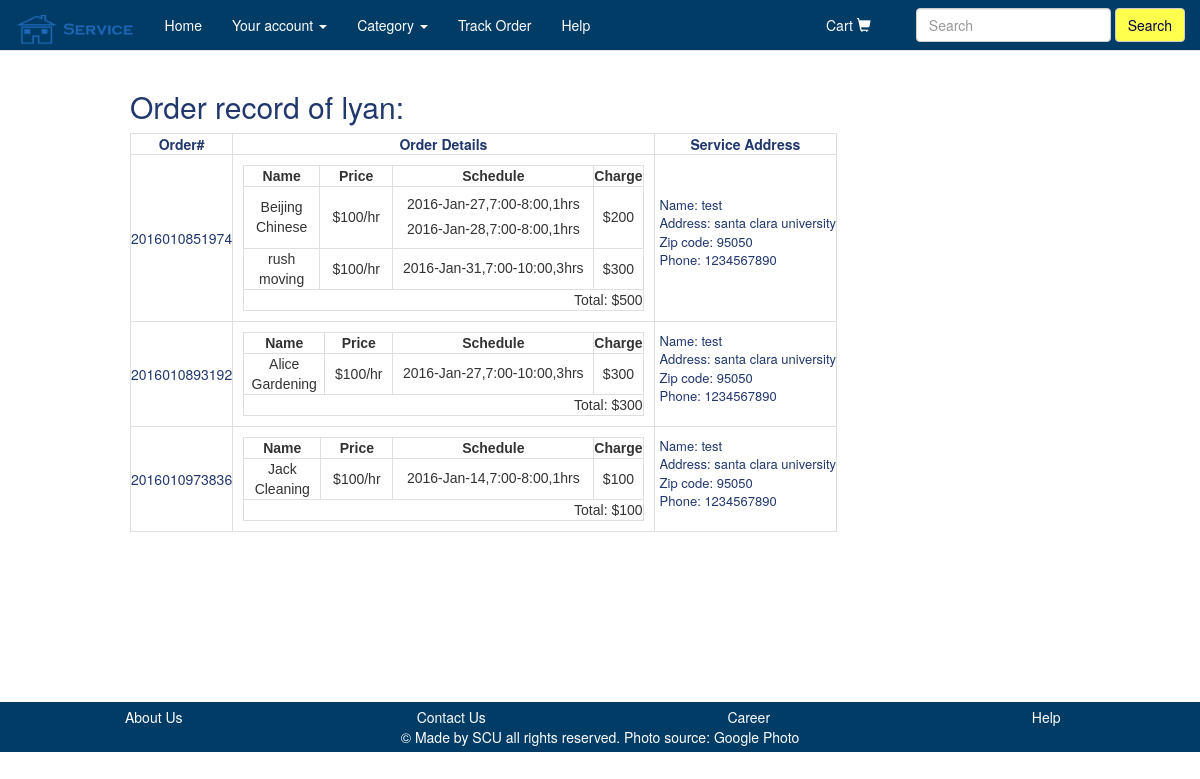
The app's page /trackorder.php?username=lyan with its own data.
### tables this page shows
CREATE TABLE `trackorder` (
  `orderid` varchar(32) NOT NULL,
  `orderinfo` varchar(1024) NOT NULL,
  `total` varchar(10) DEFAULT NULL,
  `name` varchar(256) NOT NULL,
  `address` varchar(256) NOT NULL,
  `zipcode` varchar(10) NOT NULL,
  `tel` varchar(20) NOT NULL,
  `payment` varchar(20) NOT NULL,
  `username` varchar(100) DEFAULT NULL
);

### trackorder.php (the view, shortened to what this page needs)
<?php
    include 'header.php';
    require 'connection.php';
?>
<?php
    if ($_GET["username"]) {
      $param = $_GET["username"];
      $sql = "SELECT * FROM trackorder where username ='".$param."'";
      $result = $mysqli->query($sql);
    }
?>
<main class="main">
  <div class="container" id="profile">
    <div id="searchdiv" >
        <?php
            if ($param){
        ?>
              <h2>Order record of <?= $param ?>:</h2>
              <table class="receiptTableOuter" border="1">
                <tr>
                  <th>Order#</th>
                  <th>Order Details</th>
                  <th>Service Address</th>
                </tr>
           <?php
              while(list($orderid, $orderinfo, $total, $name, $address, $zipcode, $tel, $payment) = $result->fetch_row()) {
                 $orders=explode(";", $orderinfo);
           ?>
               <tr>
                  <td><?=$orderid?></td>
                  <td>
                     <table class="receiptTable" border="1">
                        <tr>
                           <th>Name</th>
                           <th>Price</th>
                           <th>Schedule</th>
                           <th>Charge</th>
                        </tr>
                      <?php
                         foreach ($orders as $order){
                      ?>
                            <tr>
                                <?php
                                  if ($order){
                                      $details=explode("*", $order);
                                ?>
                                      <td><?=$details[0]?></td>
                                      <td>$<?=$details[1]?>/hr</td>
                                      <td><div id="receiptInfo">
                                      <?php
                                         $rows=explode("|", $details[3]);
                                         foreach ($rows as $row) {
                                      ?>
                                         <h5><?=$row?></h5>
                                      <?php
                                         }
                                      ?>
                                      </div></td>
                                      <td>$<?=$details[2]?></td>
                                <?php
                                  }
                                ?>
                            </tr>
                      <?php
                         }
                      ?>
                        <tr><td colspan="4" class="ckbutton">Total: $<?=$total?></td></tr>
                     </table>
                 </td>
                   <td>
                       <p class="shipAddr">
                         Name: <?=$name?> </br>
                         Address: <?=$address?> </br>
                         Zip code: <?=$zipcode?> </br>
                         Phone: <?=$tel?> </br>
                       </p>
                   </td>
               </tr>
           <?php
              }
           ?>
              </table>
        <?php
        }
        ?>
    </div>
  </div>
</main>
<?php
    include 'footer.php';
?>

### main.css (style rules this page uses)
body { color: #49494a; }
#profile { margin-top: 70px; margin-bottom: 60px; }
#searchdiv { padding-left: 100px; padding-right: 150px; margin-bottom: 110px; }
#searchdiv ,#helpdiv h1 { color: #20386E; }
.ckbutton { text-align: right; }
.carttable td, tr { border: 1px solid #dfdfdf; border-collapse: collapse; width: 30%; }
div#receiptInfo { width: 200px; }
p.shipAddr { padding-left: 5px; font-size: 13px; }
.receiptTableOuter th { text-align: center; }
.receiptTable { text-align: center; border-collapse: collapse; margin: 10px; font-family: "arial"; font-size: 14px; color: #333; }
.receiptTable th { text-align: center; }
.receiptTable td, tr { border: 1px solid #dfdfdf; border-collapse: collapse; width: 30%; }

### records on screen
trackorder: orderid "2016010851974", orderinfo "Beijing Chinese", orderinfo "100", orderinfo "2016-Jan-27,7:00-8:00,1hrs", orderinfo "2016-Jan-28,7:00-8:00,1hrs", orderinfo "200", orderinfo "rush moving", orderinfo "2016-Jan-31,7:00-10:00,3hrs", orderinfo "300", total "500", name "test", address "santa clara university", zipcode "95050", tel "1234567890"
trackorder: orderid "2016010893192", orderinfo "Alice Gardening", orderinfo "100", orderinfo "2016-Jan-27,7:00-10:00,3hrs", orderinfo "300", total "300", name "test", address "santa clara university", zipcode "95050", tel "1234567890"
trackorder: orderid "2016010973836", orderinfo "Jack Cleaning", orderinfo "100", orderinfo "2016-Jan-14,7:00-8:00,1hrs", total "100", name "test", address "santa clara university", zipcode "95050", tel "1234567890"

### other values on screen
$param "lyan"
